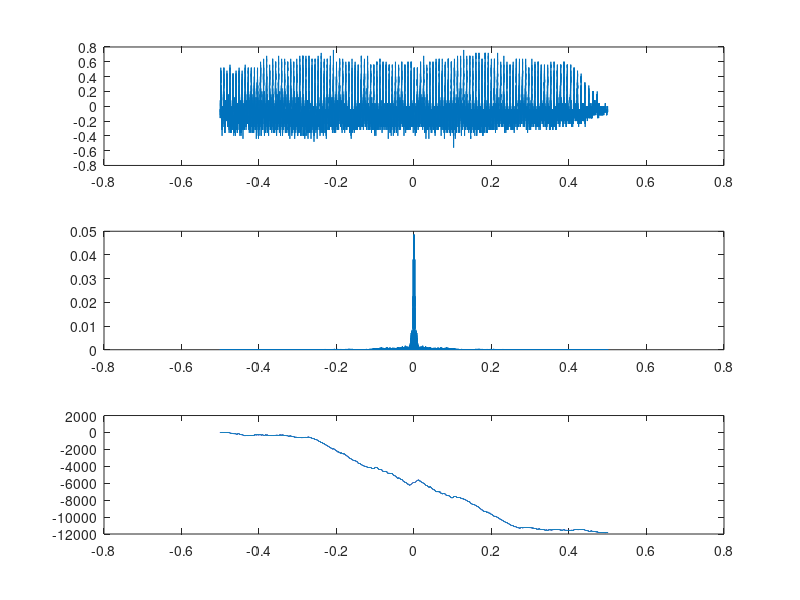

MATLAB code for this plot:
%function [Xmag,Xphase,df,frq] = baf_fft(x,dt)
%
% Computes FFT of input vector, returning the magnitude and phase spectra and
% a frequency vector for display.  Includes arranging the frequencies properly, proper
% scaling and units, and unwrapping the phase vector.
%  BAF  revised fall 2004
%
% usage:  [XMag,XPhase,df,frq]=baf_fft(x,dt)
%       x = function for which FFT is calculated
%       dt = time spacing bewteen samples of the function
%       XMag = vector containing magnitude of FFT (two-sided magnitude spectrum)
%       XPhase = vector containing phase of FFT (two-sided phase spectrum)
%       df = frequency spacing between FFT elements
%       frq = vector containing frequency values - for plotting
%
b=importdata('v.csv',',',21);
t = b.data(:,1);
x = b.data(:,2);
dt = t(2)-t(1);
N=length(x);
df=1/N/dt;
% compute FFT, with proper scale factor
X1=1/N*fft(x);
% rearrange for proper sequencing of neg/pos frequency components
X=fftshift(X1);
% compute mag and phase vector, with phase unwrapping
Xmag=abs(X);
Xphase=unwrap(angle(X));
% generate frequency vector associated with FFT vectors
frq=linspace((-N/2)*df, (N/2-1)*df, N);
subplot(3,1,1);
plot(t,x);

subplot(3,1,2);
plot(t,Xmag);
subplot(3,1,3);
plot(t,Xphase);
